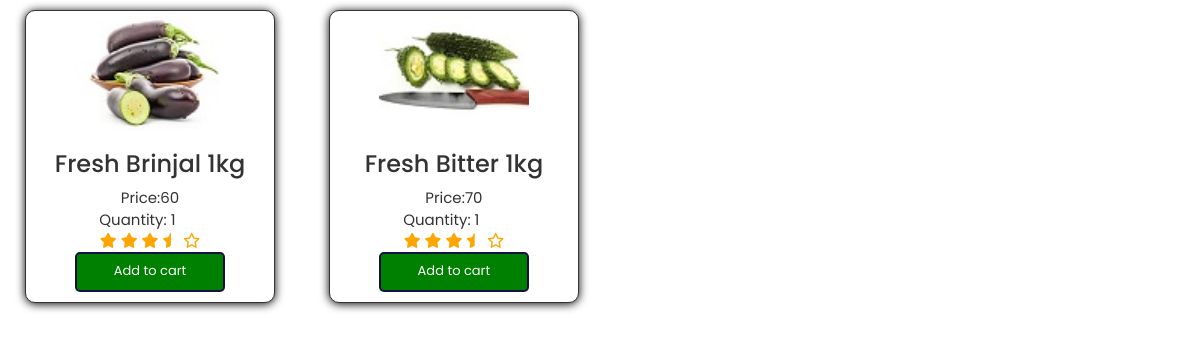
Page /New_Leaf_Grocery_Customer/products.php on the committed database.
### tables this page shows
CREATE TABLE `adproduct` (
  `product_code` int(100) NOT NULL,
  `product_name` varchar(60) NOT NULL,
  `product_desc` varchar(100) NOT NULL,
  `product_img_name` varchar(100) NOT NULL,
  `price` decimal(10,0) NOT NULL,
  `product_qty` varchar(1000) NOT NULL,
  `gi_index` int(5) NOT NULL,
  `isActive` int(10) NOT NULL,
  `c_id` varchar(100) NOT NULL
);

### New_Leaf_Grocery_Customer/products.php (the view, shortened to what this page needs)
<?php
$serverName= "localhost";
$hostName = "root";
$password= "";
$dbname="new_leaf_mart";
$con = mysqli_connect($serverName,$hostName,$password,$dbname);
?>
<!DOCTYPE html>
<html lang="en">
<head>
    <link rel="stylesheet" href="style2.css">
    <link rel="stylesheet" href="https://cdnjs.cloudflare.com/ajax/libs/font-awesome/6.3.0/css/all.min.css">
    <link rel="stylesheet" href="https://maxcdn.bootstrapcdn.com/bootstrap/3.3.7/css/bootstrap.min.css">
</head>
<body>
<?php
    $sql="SELECT `product_name`,`product_desc`,`product_img_name`,`price`,`c_id` FROM adproduct Where c_id=2";
    $result=mysqli_query($con,$sql);
    if(mysqli_num_rows($result)>0){
    while($row=mysqli_fetch_array($result))
    {
        echo '
        <form method="post" action="" class="container">
            <div class="box-container">
                <div class="box">
                    <img src='.$row['product_img_name'].'>
                    <div class="product-descrip"><h3> '.$row["product_desc"].'</h3></div>
                    <div class="product-information">
                        <div class="product-price">Price:'.$row["price"].'</div>
                        <div class="product-quantity">
                            Quantity: <input type="number" size="2" min="1" max="20" value="1">
                        </div>
                        <div class="stars">
                            <i class="fas fa-star"></i>
                            <i class="fas fa-star"></i>
                            <i class="fas fa-star"></i>
                            <i class="fas fa-star-half"></i>
                            <i class="far fa-star"></i>
                        </div>
                        <button type="submit" class=btnn>Add to cart</button>
                    </div>
                </div>
            </div>
        </form>';
    }
    }
?>
</body>
</html>

### New_Leaf_Grocery_Admin/style2.css (style rules this page uses)
:root { --green:green; --black:#130f40; --light-color:#363434; --box-shadow:0 .1rem 1rem rgba(0,0,0.1); --border:.2rem solid rgba(0,0,0.1); --outline:.1rem solid rgba(0,0,0.1); --outline-hover:.2rem solid var(--black); }
* { font-family: 'Poppins', sans-serif; margin:0; padding:0; box-sizing: border-box; outline:none; border:none; text-decoration: none; text-transform: capitalize; }
html { font-size: 62.5%; overflow-x: hidden; scroll-behavior: smooth; scroll-padding-top: 7rem; }
body { background: #eee; }
.btnn { border: .2rem solid var(--black); margin-top: 1rem; display: inline-block; padding: .8rem 3rem; font-size: 1.7rem; border-radius: .5rem; color: var(--black); cursor: pointer; background: none; width: 20rem; height: 4rem; }

### New_Leaf_Grocery_Customer/products.php (style rules this page uses)
:root { --box-shadow:0 .1rem 1rem rgba(0,0,0.1); --border:.2rem solid rgba(0,0,0.1); --outline:.1rem solid rgba(0,0,0.1); --outline-hover:.2rem solid var(--black); }
.container { width: 30rem; display: inline-block; }
.box-container { width: 25rem; margin:1rem; display: inline-block; }
.box-container .box { border: 1px solid; border-radius:1rem; text-align: center; font-size: 1.5rem; background-color:white; box-shadow: var(--box-shadow); }
.box-container .box img { display: block; height: 12rem; width: 15rem; margin-left:auto; margin-right:auto; }
.btnn { position: relative; margin-top: 1rem; padding: .8rem 3rem; font-size: 1.3rem; color: white; cursor: pointer; background-color: var(--green); height: 4rem; width:15rem; bottom:1rem; }
.box-container .box .product-quantity input { width:3rem; }
.stars i { color: orange; }

### rows in the picture
adproduct: product_img_name (picture), product_desc "Fresh Brinjal 1kg", price "60"
adproduct: product_img_name (picture), product_desc "Fresh Bitter 1kg", price "70"
